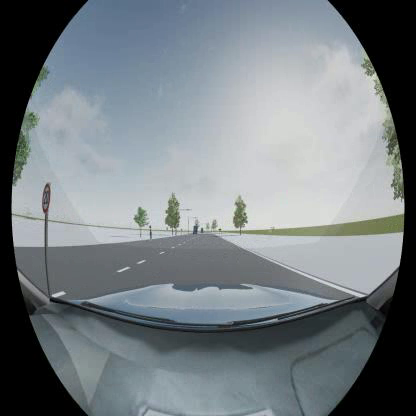
#> input picture frame 50 of testing/video.mp4, 416 x 416 px, given in place of test4.mp4, which was not available
$ python debug_lanes.py
#> lines starting #> are read from the running program, lines starting #| are printed output that depends on the picture; after the words box and inside, x2 and y2 are one past the last pixel; in counts of white or black regions, pixels touching at a corner belong together; pictures that were not available may be replaced by others from this repository, and a replacement may not be noted
import cv2
import numpy as np

vidcap = cv2.VideoCapture("testing/test4.mp4")

def nothing(x):
    pass

cv2.namedWindow("Trackbars")

cv2.createTrackbar("L - H", "Trackbars", 0, 255, nothing)
cv2.createTrackbar("L - S", "Trackbars", 0, 255, nothing)
cv2.createTrackbar("L - V", "Trackbars", 200, 255, nothing)
cv2.createTrackbar("U - H", "Trackbars", 255, 255, nothing)
cv2.createTrackbar("U - S", "Trackbars", 50, 255, nothing)
cv2.createTrackbar("U - V", "Trackbars", 255, 255, nothing)

while True:
    success, image = vidcap.read()
#> image is the input picture: shape (416, 416, 3); mean B, G, R 130.9, 126.5, 118.8
    if not success:
        break   # end of video or error

    frame = cv2.resize(image, (640,480))
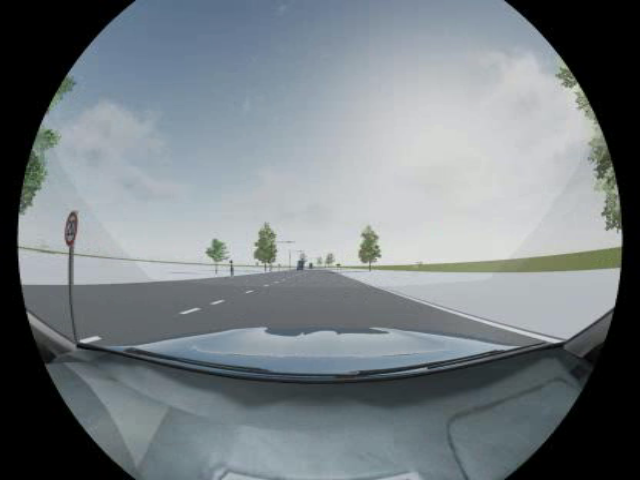
#> frame: shape (480, 640, 3); mean B, G, R 130.8, 126.4, 118.7

    # Perspective transform points
    tl = (222,387)
    bl = (70 ,472)
    tr = (400,380)
    br = (538,472)

    cv2.circle(frame, tl, 5, (0,0,255), -1)
#> frame: shape (480, 640, 3); 0.03% of pixels changed, all inside (x1, y1, x2, y2) = (217, 382, 228, 393)
    cv2.circle(frame, bl, 5, (0,0,255), -1)
#> frame: shape (480, 640, 3); mean B, G, R 130.8, 126.4, 118.8
    cv2.circle(frame, tr, 5, (0,0,255), -1)
#> frame: shape (480, 640, 3); mean B, G, R 130.8, 126.3, 118.9
    cv2.circle(frame, br, 5, (0,0,255), -1)
#> frame: shape (480, 640, 3); mean B, G, R 130.8, 126.3, 118.9

    pts1 = np.float32([tl, bl, tr, br])
    pts2 = np.float32([[0, 0], [0, 480], [640, 0], [640, 480]])
    matrix = cv2.getPerspectiveTransform(pts1, pts2)
    transformed_frame = cv2.warpPerspective(frame, matrix, (640,480))
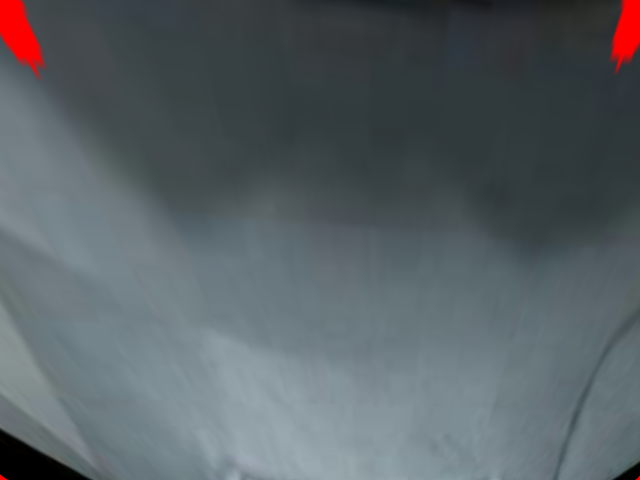
#> transformed_frame: shape (480, 640, 3); mean B, G, R 101.4, 97.1, 88.4

    hsv_transformed_frame = cv2.cvtColor(transformed_frame, cv2.COLOR_BGR2HSV)
#> hsv_transformed_frame: shape (480, 640, 3); mean H, S, V 96.3, 42.9, 104

    l_h = cv2.getTrackbarPos("L - H", "Trackbars")
    l_s = cv2.getTrackbarPos("L - S", "Trackbars")
    l_v = cv2.getTrackbarPos("L - V", "Trackbars")
    u_h = cv2.getTrackbarPos("U - H", "Trackbars")
    u_s = cv2.getTrackbarPos("U - S", "Trackbars")
    u_v = cv2.getTrackbarPos("U - V", "Trackbars")

    lower = np.array([l_h,l_s,l_v])
    upper = np.array([u_h,u_s,u_v])
    mask = cv2.inRange(hsv_transformed_frame, lower, upper)
#> mask: shape (480, 640); every value is 0

    # Histogram
    histogram = np.sum(mask[mask.shape[0]//2:, :], axis=0)
#> histogram = 640 values from 0 to 0
    midpoint = int(histogram.shape[0]/2)
#> midpoint = 320
    left_base = np.argmax(histogram[:midpoint])
#> left_base = 0
    right_base = np.argmax(histogram[midpoint:]) + midpoint
#> right_base = 320

    # Sliding window
    y = 472
    lx, rx = [], []
    msk = mask.copy()

    while y > 0:
        # Left window
        img = mask[y-40:y, left_base-50:left_base+50]
        contours, _ = cv2.findContours(img, cv2.RETR_TREE, cv2.CHAIN_APPROX_SIMPLE)
        for contour in contours:
            M = cv2.moments(contour)
            if M["m00"] != 0:
                cx = int(M["m10"]/M["m00"])
                lx.append(left_base-50 + cx)
                left_base = left_base-50 + cx

        # Right window
        img = mask[y-40:y, right_base-50:right_base+50]
        contours, _ = cv2.findContours(img, cv2.RETR_TREE, cv2.CHAIN_APPROX_SIMPLE)
        for contour in contours:
            M = cv2.moments(contour)
            if M["m00"] != 0:
                cx = int(M["m10"]/M["m00"])
                rx.append(right_base-50 + cx)
                right_base = right_base-50 + cx

        cv2.rectangle(msk, (left_base-50,y), (left_base+50,y-40), (255,255,255), 2)
        cv2.rectangle(msk, (right_base-50,y), (right_base+50,y-40), (255,255,255), 2)
        y -= 40
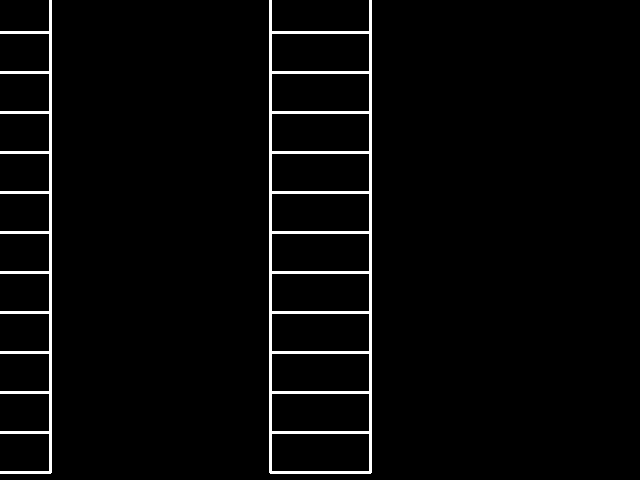
#> msk: shape (480, 640); 3.1% white; 2 white regions, box (x1, y1, x2, y2) and area: (269, 0, 372, 474) 6334, (0, 0, 52, 474) 3185
#> after the loop, left_base = 0; lx = []; right_base = 320; rx = []; y = -8

    cv2.imshow("Original", frame)
    cv2.imshow("Bird's Eye View", transformed_frame)
    cv2.imshow("Lane Detection - Image Thresholding", mask)
    cv2.imshow("Lane Detection - Sliding Windows", msk)

    if cv2.waitKey(10) == 27:  # ESC
#> (key Esc is pressed here)
        break

vidcap.release()
cv2.destroyAllWindows()

$ run again, starting later in the video
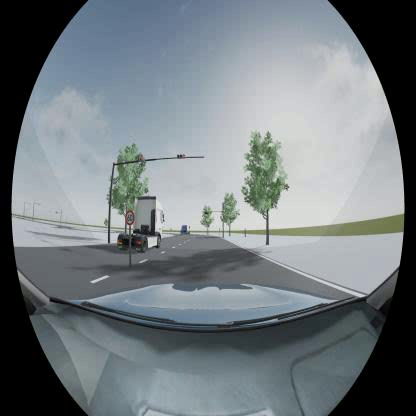
#> input picture frame 228 of testing/video.mp4, 416 x 416 px, given in place of test4.mp4, which was not available
#> image is the input picture: shape (416, 416, 3); mean B, G, R 127.9, 123.9, 115.9
#> `frame = cv2.resize(image, (640,480))`:
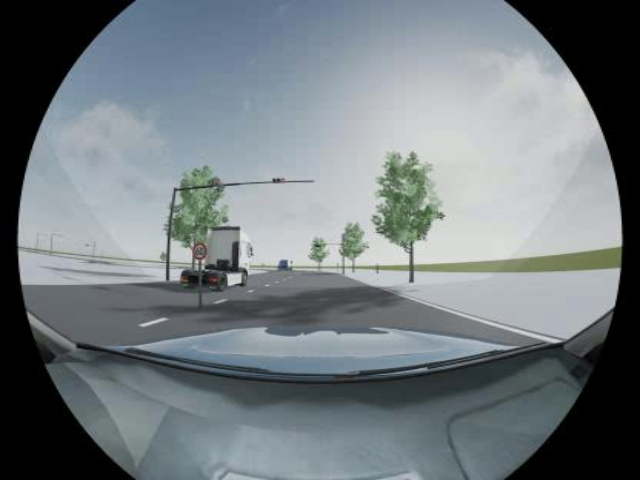
#> frame: shape (480, 640, 3); mean B, G, R 127.9, 123.8, 115.8
#> hsv_transformed_frame: shape (480, 640, 3); mean H, S, V 95.9, 43.5, 103.9
#> mask: shape (480, 640); every value is 0
#> histogram = 640 values from 0 to 0
#> `left_base = np.argmax(histogram[:midpoint])`: left_base = 0
#> `right_base = np.argmax(histogram[midpoint:]) + midpoint`: right_base = 320
#> after the loop `while y > 0:`: left_base = 0; lx = []; right_base = 320; rx = []; y = -8

$ run again, starting later in the video
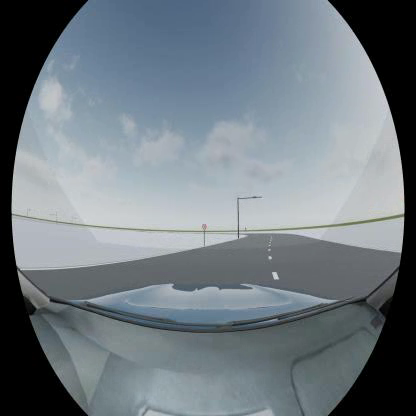
#> input picture frame 406 of testing/video.mp4, 416 x 416 px, given in place of test4.mp4, which was not available
#> image is the input picture: shape (416, 416, 3); mean B, G, R 129.3, 122.2, 112.4
#> `frame = cv2.resize(image, (640,480))`:
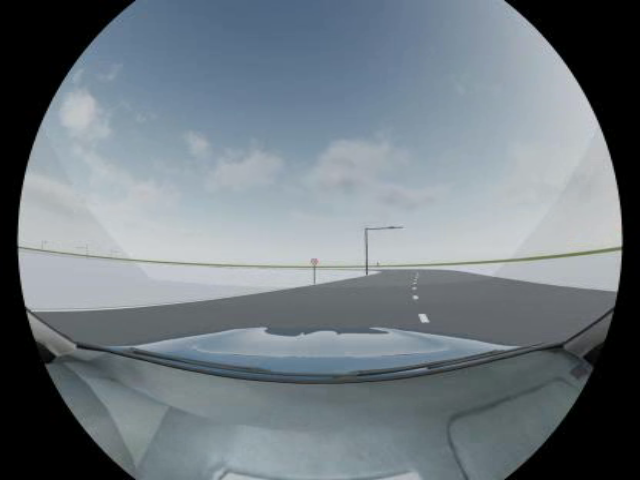
#> frame: shape (480, 640, 3); mean B, G, R 129.2, 122.1, 112.3
#> `transformed_frame = cv2.warpPerspective(frame, matrix, (640,480))`:
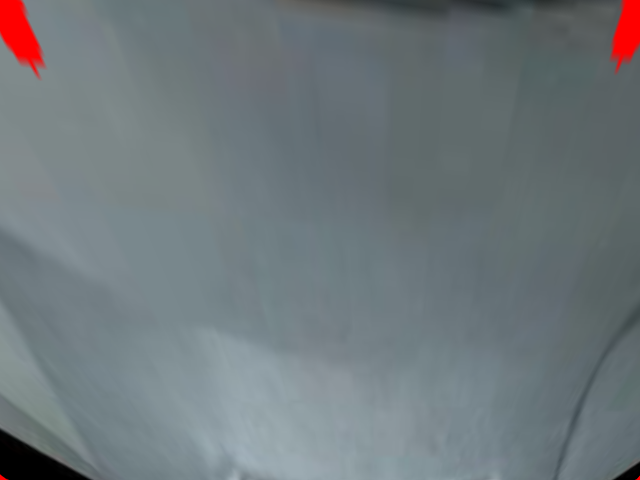
#> transformed_frame: shape (480, 640, 3); mean B, G, R 124.1, 120.2, 111.1
#> hsv_transformed_frame: shape (480, 640, 3); mean H, S, V 95.3, 34.3, 126.7
#> mask: shape (480, 640); every value is 0
#> histogram = 640 values from 0 to 0
#> `left_base = np.argmax(histogram[:midpoint])`: left_base = 0
#> `right_base = np.argmax(histogram[midpoint:]) + midpoint`: right_base = 320
#> after the loop `while y > 0:`: left_base = 0; lx = []; right_base = 320; rx = []; y = -8
